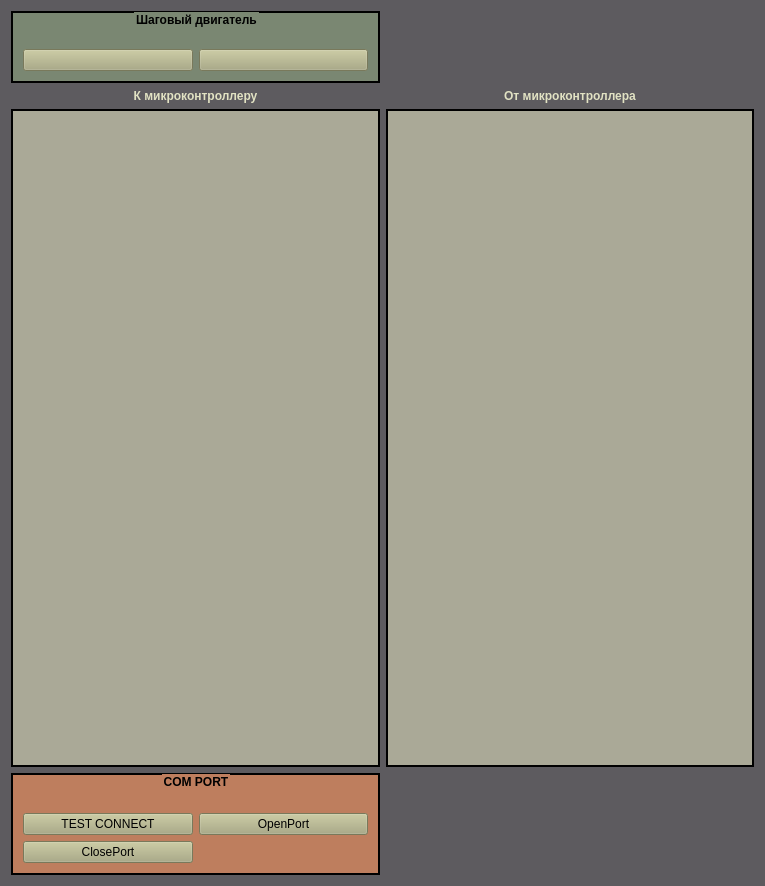
<?xml version="1.0" encoding="UTF-8"?>
<ui version="4.0">
 <class>Form</class>
 <widget class="QWidget" name="Form">
  <property name="geometry">
   <rect>
    <x>0</x>
    <y>0</y>
    <width>765</width>
    <height>886</height>
   </rect>
  </property>
  <property name="windowTitle">
   <string>Form</string>
  </property>
  <property name="styleSheet">
   <string notr="true">QWidget
{
background-color: rgb(93, 91, 95);
}

QPushButton
{
background-color: rgb(170, 170, 127);
}</string>
  </property>
  <layout class="QGridLayout" name="gridLayout_3">
   <item row="2" column="1">
    <widget class="QListWidget" name="listOutput_From_Micro">
     <property name="styleSheet">
      <string notr="true">QListWidget
{
border: 2px solid line black;
	background-color: rgb(170, 169, 151);
}</string>
     </property>
    </widget>
   </item>
   <item row="2" column="0">
    <widget class="QListWidget" name="listOutput_To_Micro">
     <property name="styleSheet">
      <string notr="true">QListWidget
{
border: 2px solid line black;
	
	background-color: rgb(170, 169, 151);
}</string>
     </property>
    </widget>
   </item>
   <item row="0" column="0">
    <widget class="QGroupBox" name="groupBox">
     <property name="font">
      <font>
       <weight>75</weight>
       <bold>true</bold>
      </font>
     </property>
     <property name="styleSheet">
      <string notr="true">QGroupBox
{
border: 2px solid line black;
	background-color: rgb(122, 135, 114);
}</string>
     </property>
     <property name="title">
      <string>Шаговый двигатель</string>
     </property>
     <property name="alignment">
      <set>Qt::AlignCenter</set>
     </property>
     <layout class="QGridLayout" name="gridLayout">
      <property name="topMargin">
       <number>18</number>
      </property>
      <item row="0" column="0">
       <widget class="QPushButton" name="ButStepMotorLeft">
        <property name="text">
         <string/>
        </property>
        <property name="icon">
         <iconset>
          <normaloff>ArrowRight.png</normaloff>ArrowRight.png</iconset>
        </property>
        <property name="iconSize">
         <size>
          <width>80</width>
          <height>20</height>
         </size>
        </property>
       </widget>
      </item>
      <item row="0" column="1">
       <widget class="QPushButton" name="ButStepMotorRight">
        <property name="text">
         <string/>
        </property>
        <property name="icon">
         <iconset>
          <normaloff>ArrowLeft.png</normaloff>ArrowLeft.png</iconset>
        </property>
        <property name="iconSize">
         <size>
          <width>80</width>
          <height>20</height>
         </size>
        </property>
       </widget>
      </item>
     </layout>
    </widget>
   </item>
   <item row="3" column="0">
    <widget class="QGroupBox" name="groupBox_2">
     <property name="font">
      <font>
       <weight>75</weight>
       <bold>true</bold>
      </font>
     </property>
     <property name="styleSheet">
      <string notr="true">QGroupBox
{
border: 2px solid line black;
	background-color: rgb(190, 126, 94);
}

</string>
     </property>
     <property name="title">
      <string>COM PORT</string>
     </property>
     <property name="alignment">
      <set>Qt::AlignCenter</set>
     </property>
     <layout class="QGridLayout" name="gridLayout_2">
      <property name="topMargin">
       <number>20</number>
      </property>
      <item row="2" column="0">
       <widget class="QPushButton" name="ButtonClosePort">
        <property name="text">
         <string>ClosePort</string>
        </property>
        <property name="checkable">
         <bool>true</bool>
        </property>
        <property name="checked">
         <bool>false</bool>
        </property>
       </widget>
      </item>
      <item row="0" column="0">
       <widget class="QPushButton" name="ButtonSendData">
        <property name="text">
         <string>TEST CONNECT</string>
        </property>
       </widget>
      </item>
      <item row="0" column="1">
       <widget class="QPushButton" name="ButtonOpenPort">
        <property name="text">
         <string>OpenPort</string>
        </property>
       </widget>
      </item>
     </layout>
    </widget>
   </item>
   <item row="1" column="0">
    <widget class="QLabel" name="label">
     <property name="font">
      <font>
       <weight>75</weight>
       <bold>true</bold>
      </font>
     </property>
     <property name="styleSheet">
      <string notr="true">QLabel
{
background-color: rgba(255, 255, 255, 0);
	color: rgb(225, 226, 195);
}
</string>
     </property>
     <property name="text">
      <string>К микроконтроллеру</string>
     </property>
     <property name="alignment">
      <set>Qt::AlignCenter</set>
     </property>
    </widget>
   </item>
   <item row="1" column="1">
    <widget class="QLabel" name="label_2">
     <property name="font">
      <font>
       <weight>75</weight>
       <bold>true</bold>
      </font>
     </property>
     <property name="autoFillBackground">
      <bool>false</bool>
     </property>
     <property name="styleSheet">
      <string notr="true">QLabel
{
background-color: rgba(255, 255, 255, 0);
	color: rgb(225, 226, 195);
}
</string>
     </property>
     <property name="text">
      <string>От микроконтроллера</string>
     </property>
     <property name="alignment">
      <set>Qt::AlignCenter</set>
     </property>
    </widget>
   </item>
  </layout>
 </widget>
 <resources/>
 <connections/>
</ui>
